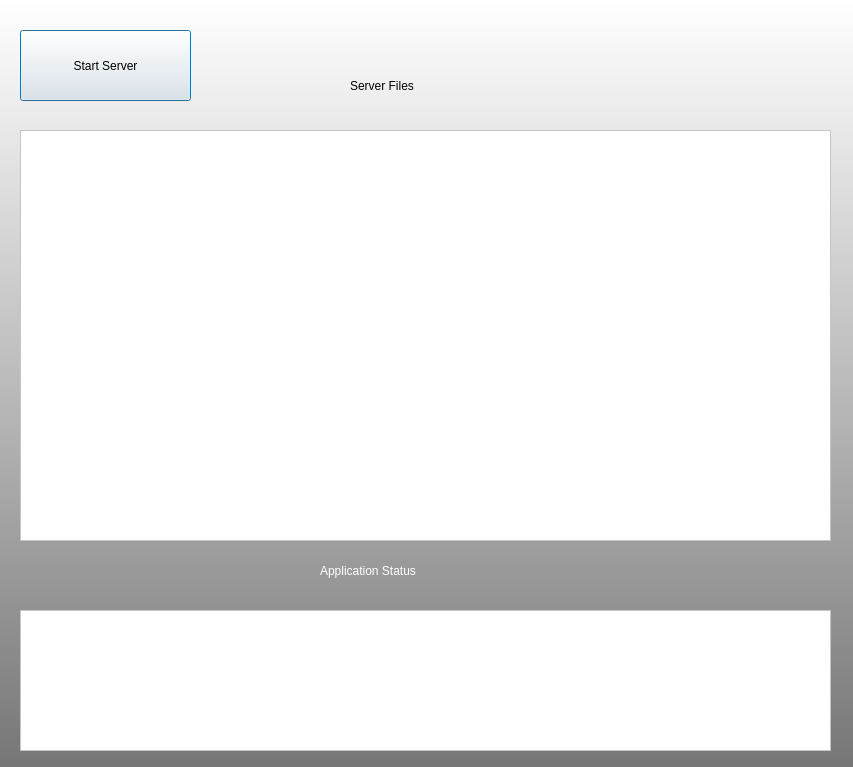
<?xml version="1.0" encoding="UTF-8"?>
<ui version="4.0">
 <class>Dialog</class>
 <widget class="QDialog" name="Dialog">
  <property name="geometry">
   <rect>
    <x>0</x>
    <y>0</y>
    <width>853</width>
    <height>767</height>
   </rect>
  </property>
  <property name="windowTitle">
   <string>Dialog</string>
  </property>
  <property name="styleSheet">
   <string notr="true">QDialog#Dialog{
background-color:qlineargradient(spread:pad, x1:1, y1:1, x2:1, y2:0, stop:0 rgba(118, 118, 118, 255), stop:1 rgba(255, 255, 255, 255));}</string>
  </property>
  <widget class="QTextBrowser" name="statusBox">
   <property name="geometry">
    <rect>
     <x>20</x>
     <y>610</y>
     <width>811</width>
     <height>141</height>
    </rect>
   </property>
   <property name="styleSheet">
    <string notr="true">background-color:white</string>
   </property>
  </widget>
  <widget class="QLabel" name="label">
   <property name="geometry">
    <rect>
     <x>320</x>
     <y>560</y>
     <width>171</width>
     <height>22</height>
    </rect>
   </property>
   <property name="styleSheet">
    <string notr="true">font: 75 12pt &quot;MS Shell Dlg 2&quot;;color:white</string>
   </property>
   <property name="text">
    <string>Application Status</string>
   </property>
  </widget>
  <widget class="QScrollArea" name="scrollArea">
   <property name="geometry">
    <rect>
     <x>20</x>
     <y>130</y>
     <width>811</width>
     <height>411</height>
    </rect>
   </property>
   <property name="styleSheet">
    <string notr="true">background-color:white
</string>
   </property>
   <property name="widgetResizable">
    <bool>true</bool>
   </property>
   <widget class="QWidget" name="scrollAreaWidgetContents_2">
    <property name="geometry">
     <rect>
      <x>0</x>
      <y>0</y>
      <width>809</width>
      <height>409</height>
     </rect>
    </property>
   </widget>
  </widget>
  <widget class="QLabel" name="label_2">
   <property name="geometry">
    <rect>
     <x>350</x>
     <y>70</y>
     <width>161</width>
     <height>31</height>
    </rect>
   </property>
   <property name="styleSheet">
    <string notr="true">font: 75 18pt &quot;MS Shell Dlg 2&quot;;</string>
   </property>
   <property name="text">
    <string>Server Files</string>
   </property>
  </widget>
  <widget class="QPushButton" name="startServer">
   <property name="geometry">
    <rect>
     <x>20</x>
     <y>30</y>
     <width>171</width>
     <height>71</height>
    </rect>
   </property>
   <property name="styleSheet">
    <string notr="true">font: 75 14pt &quot;MS Shell Dlg 2&quot;;</string>
   </property>
   <property name="text">
    <string>Start Server</string>
   </property>
  </widget>
 </widget>
 <resources/>
 <connections/>
</ui>
